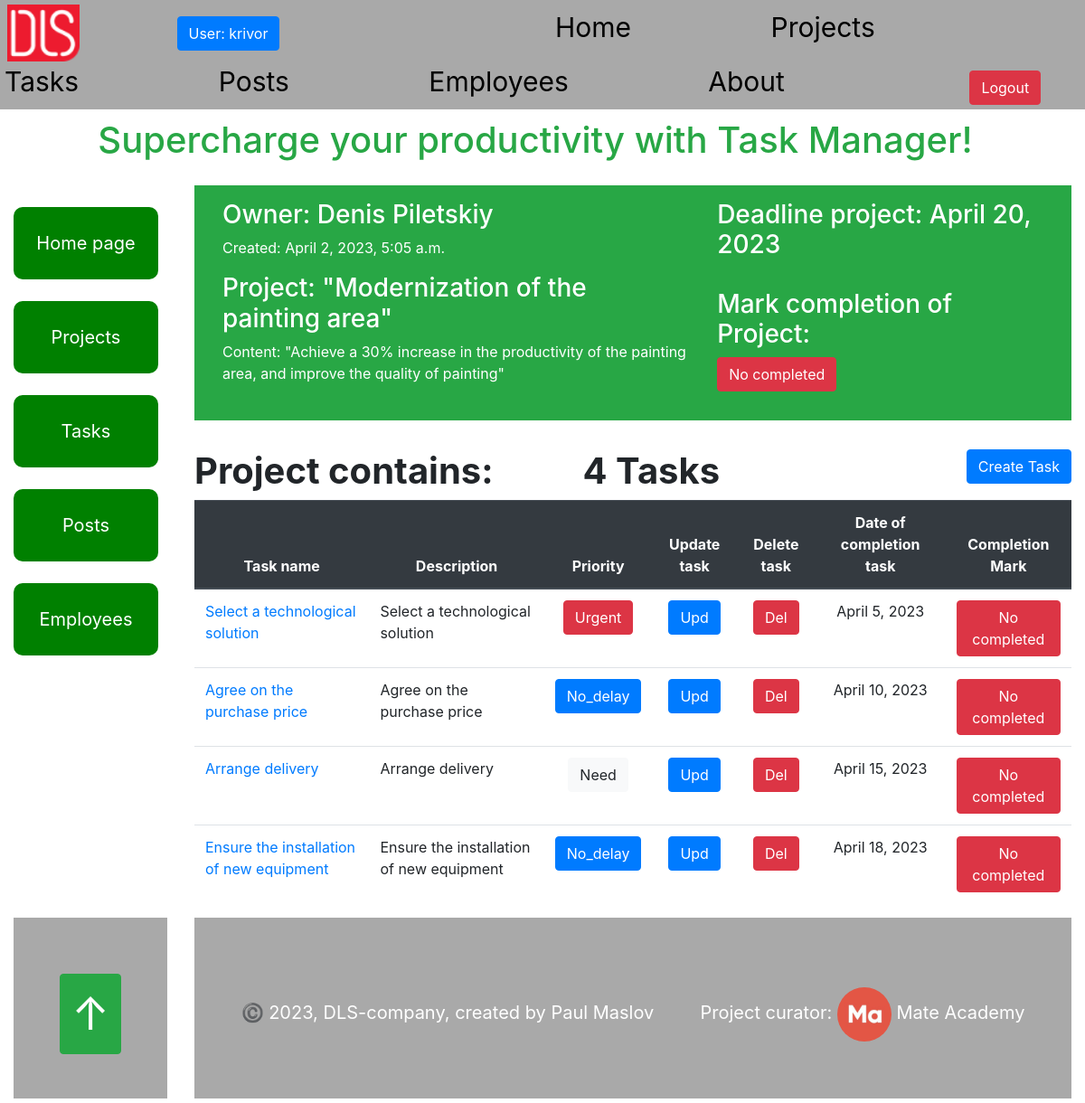
Screenshot of /projects/2/ (signed in) with the database file from the repository.
### task_manager/models.py (models this page shows, shortened)
class Employee(AbstractUser):
    position = models.ForeignKey(
        Position,
        null=True,
        blank=True,
        on_delete=models.CASCADE,
        related_name="employees"
    )
    class Meta:
        ordering = ["username"]
        verbose_name = "employee"
        verbose_name_plural = "employees"

class Project(models.Model):
    name = models.CharField(max_length=255)
    description = models.TextField(null=True, blank=True)
    created_time = models.DateTimeField(auto_now_add=True)
    deadline = models.DateField(null=True, blank=True)
    is_completed = models.BooleanField()
    owner = models.ForeignKey(
        Employee,
        on_delete=models.CASCADE,
        related_name="project",
    )
    team = models.ForeignKey(
        Team,
        on_delete=models.CASCADE,
    )
    project_type = models.ForeignKey(
        ProjectType,
        on_delete=models.CASCADE,
    )
    class Meta:
        ordering = ["deadline"]

class Task(models.Model):
    PRIORITY_CHOICES = (
        ("A", "Urgent"),
        ("B", "No_delay"),
        ("C", "Need"),
    )
    name = models.CharField(max_length=255)
    description = models.TextField(null=True, blank=True)
    created_time = models.DateTimeField(auto_now_add=True)
    deadline = models.DateField(null=True, blank=True)
    is_completed = models.BooleanField()
    priority = models.CharField(
        max_length=1,
        choices=PRIORITY_CHOICES,
        default="B"
    )
    project = models.ForeignKey(Project, on_delete=models.CASCADE, related_name="task")
    assignees = models.ManyToManyField(Employee, related_name="task")
    class Meta:
        ordering = ["deadline", "priority"]

### task_manager/views.py (the view)
class ProjectDetailView(LoginRequiredMixin, generic.DetailView):
    context_object_name = "project_detail"
    model = Project
    queryset = Project.objects.select_related(
        "owner"
    ).prefetch_related(
        "task"
    )

### templates/task_manager/project_detail.html
{% extends "base.html" %}
{% load crispy_forms_filters %}
{% block content %}
  <section class="p-3 mb-2 bg-success text-white">
    <div class="container-fluid">
      <div class="row">
        <div class="col-sm-7">
           <h3 class="project__part">
             Owner: {{ project_detail.owner.first_name }}
             {{ project_detail.owner.last_name }}
           </h3>
           <p>
             Created: {{ project_detail.created_time }}
           </p>
           <h3>Project: "{{ project_detail.name }}"</h3>
           <p>
             Content: "{{ project_detail.description }}"
           </p>
        </div>
        <div class="col-sm-5">
          <h3 class="project__part">
            Deadline project: {{ project_detail.deadline }}
          </h3>
          <br><br>
          <h3>
            Mark completion of Project:
          </h3>
          {% if project_detail.is_completed %}
            <p class="text-center btn btn-secondary">Completed</p>
            {% else %}
            <p class="text-center btn btn-danger">No completed</p>
          {% endif %}
        </div>
      </div>
    </div>
  </section>
  <br>
  <section>
    <h1 class="text-left">
      <strong>Project contains: &emsp;&emsp; {{ project_detail.task.all.count }} Tasks</strong>
    <a
      class="btn btn-primary"
      style="float: right"
      href="{% url 'task_manager:task-create' %}">
      Create Task
    </a>
    </h1>
    <table class="table">
      <thead class="thead-dark">
        <tr class="text-center">
          <th scope="col">Task name</th>
          <th scope="col">Description</th>
          <th scope="col">Priority</th>
          <th scope="col">Update task</th>
          <th scope="col">Delete task</th>
          <th scope="col">Date of completion task</th>
          <th scope="col">Completion Mark</th>
        </tr>
      </thead>
      <tbody>
        {% for task in project_detail.task.all %}
          <tr>
            <td><a href="{% url 'task_manager:task-detail' pk=task.id %}">{{ task.name }}</a></td>
            <td>{{ task.description }}</td>
            <td class="text-center">
              {% if task.priority == "A"  %}
                <span class="btn btn-danger">{{ task.get_priority_display }}</span>
                {% elif task.priority == "B" %}
                <span class="btn btn-primary">{{ task.get_priority_display }}</span>
                {% else %}
                <span class="btn btn-light">{{ task.get_priority_display }}</span>
              {% endif %}
            </td>
            <td class="text-center">
              <a
                class="btn btn-primary"
                href="{% url 'task_manager:task-update' pk=task.id %}">
                Upd
              </a>
            </td>
            <td class="text-center">
              <a
                class="btn btn-danger"
                href="{% url 'task_manager:task-delete' pk=task.id %}">
                Del
              </a>
            </td>
            <td class="text-center">{{ task.deadline }}</td>
            <td class="text-center">
              {% if task.is_completed %}
                <a
                  class="btn btn-success"
                  href="{% url 'task_manager:task-detail' pk=task.id %}">
                  Completed
                </a>
              {% else %}
                <a
                  class="btn btn-danger"
                  href="{% url 'task_manager:task-detail' pk=task.id %}">
                  No completed
                </a>
              {% endif %}
            </td>
          </tr>
        {% endfor %}
      </tbody>
    </table>
  </section>
{% endblock %}

### templates/includes/navigation.html (shortened to what this page needs)
{% load static %}
<div class="header">
  <span class="logo">
    <a href="https://dls.ua/">
      <img src="{% static 'images/logodls.png'%}" alt="DLS logo">
    </a>
  </span>
   {% if user.is_authenticated %}
     <a
       class="login btn btn-primary"
       href="{% url 'task_manager:employee-detail' pk=user.id %}">
       User: {{ user.username }}
     </a>
     <div class="nav">
       <a class="nav__link" href="{% url 'task_manager:index' %}">Home</a>
       <a class="nav__link" href="{% url 'task_manager:project-list' %}">Projects</a>
       <a class="nav__link" href="{% url 'task_manager:task-list' %}">Tasks</a>
       <a class="nav__link" href="{% url 'task_manager:post-list' %}">Posts</a>
       <a class="nav__link" href="{% url 'task_manager:employee-list' %}">Employees</a>
       <a class="nav__link" href="{% url 'task_manager:about' %}">About</a>
     </div>
     <a class="btn btn-danger" href="{% url 'logout' %}">Logout</a>
   {% endif %}
</div>

### static/css/styles.css (style rules this page uses)
html { scroll-behavior: smooth; }
body { margin: 0; padding: 0; box-sizing: border-box; --button-height: 100px; --button-width: 100px; }
.header { padding: 5px; text-align: left; background-color: darkgray; }
.nav { margin-right: 50px; display: inline; }
.nav__link { margin-right: 150px; display: inline-block; font-size: 30px; color: black; text-decoration: burlywood; }
.project__part { display: inline-block; }
.logo { margin-right: 100px; padding: 3px; }
.logo img { width: 80px; }
.login { margin-right: 300px; }

### rows the page displays
Employee: username "krivor"
Project: owner.first_name "Denis", owner.last_name "Piletskiy", created_time "April 2, 2023, 5:05 a.m.", name "Modernization of the painting area", description "Achieve a 30% increase in the productivity of the painting area, and improve the quality of painting", deadline "April 20, 2023", task.all.count "4"
Task: name "Select a technological solution", description "Select a technological solution", priority "Urgent", deadline "April 5, 2023", is_completed "No completed"
Task: name "Agree on the purchase price", description "Agree on the purchase price", priority "No_delay", deadline "April 10, 2023", is_completed "No completed"
Task: name "Arrange delivery", description "Arrange delivery", priority "Need", deadline "April 15, 2023", is_completed "No completed"
Task: name "Ensure the installation of new equipment", description "Ensure the installation of new equipment", priority "No_delay", deadline "April 18, 2023", is_completed "No completed"
